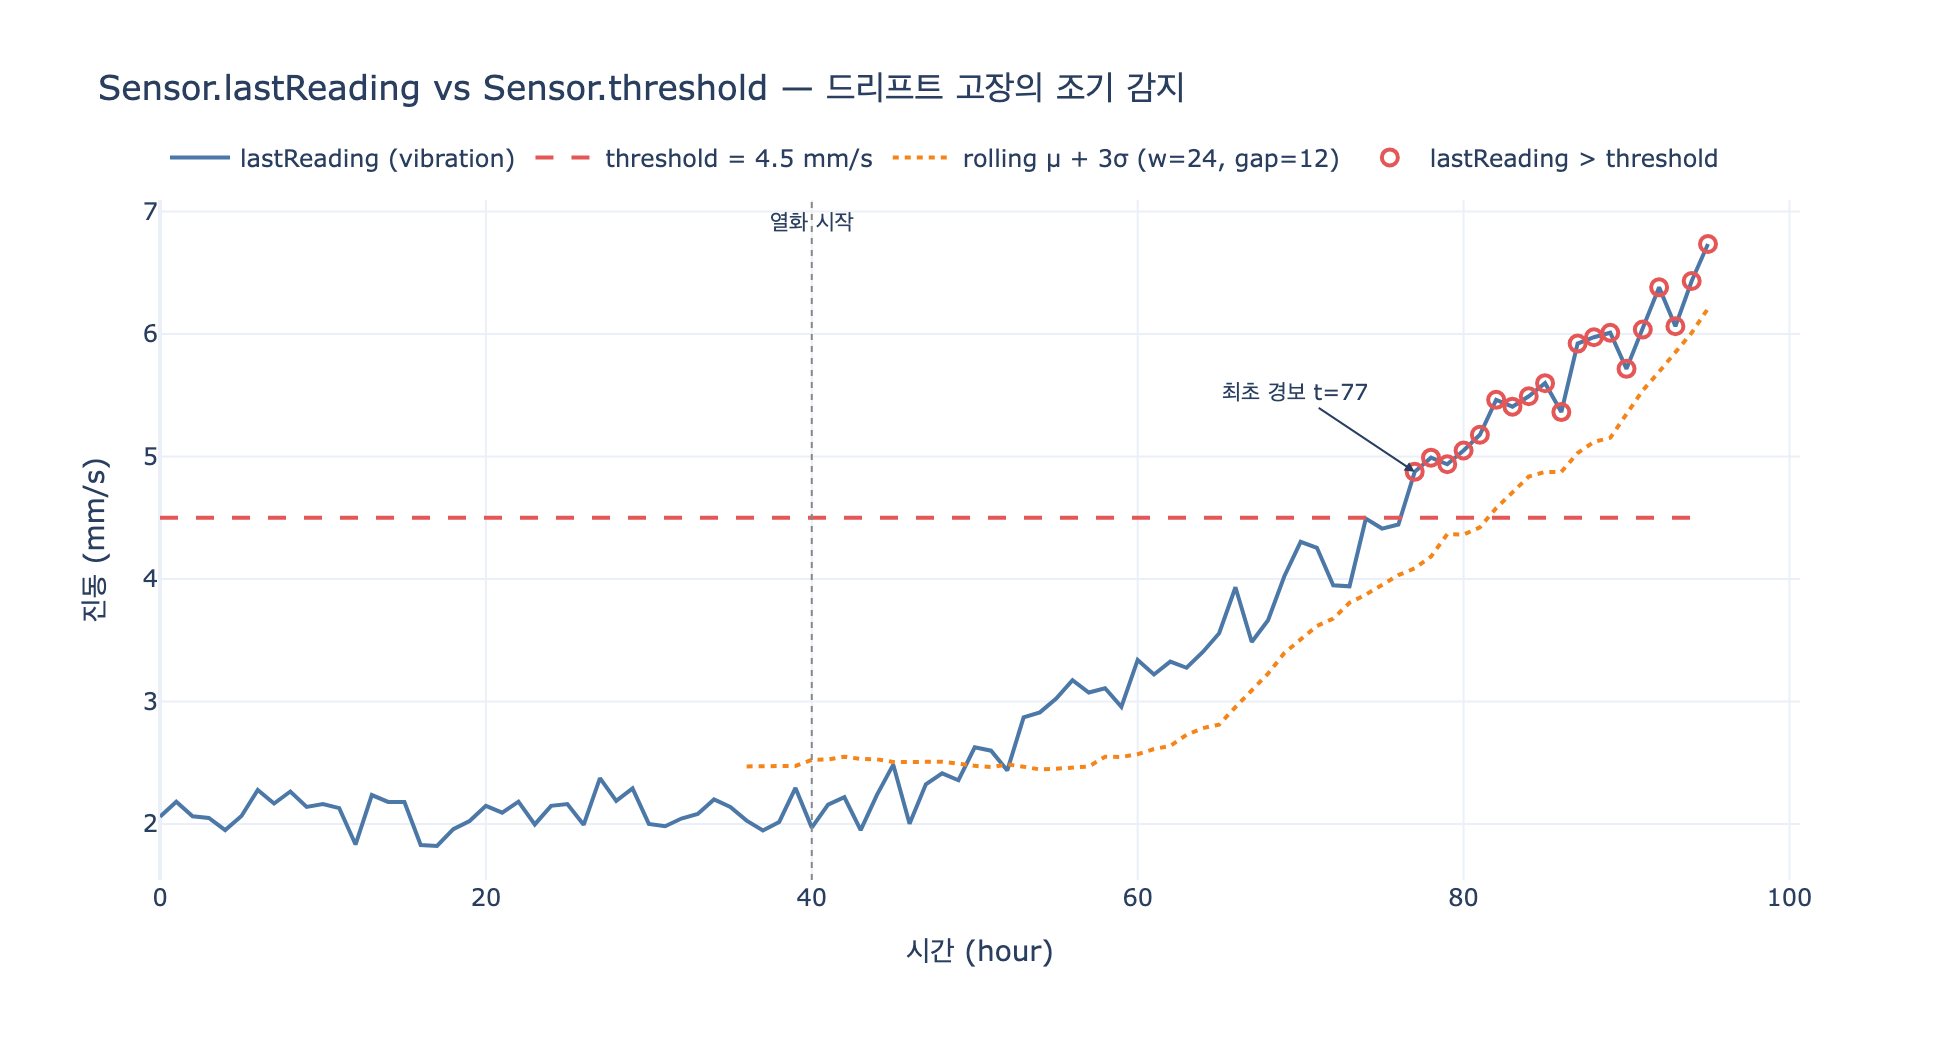

This chart was generated by the following Python code:
# 필요 패키지: plotly, kaleido (pip install plotly kaleido)
# 표준 라이브러리(random, statistics, dataclasses)만으로도 대부분의 셀은 동작한다.

# %% [markdown]
# # Sensor: `lastReading` + `threshold`
#
# **질문** — Sensor에 `lastReading`과 `threshold`를 함께 두는 이유는?
#
# **답** — 현재 판독값을 알려진 안전 경계와 비교해 이상을 자동 감지하기 위해서다.
# 이 패턴은 설비 고장 전에 운영자에게 경고하는 **예지 보전(predictive maintenance)** 의 기본이다.
#
# 이 노트북에서 단계적으로 확인할 것:
#
# 1. Sensor 엔티티를 정의하고 `lastReading`/`threshold`를 1급 속성으로 둔다
# 2. 서서히 고장으로 드리프트하는 진동 센서 시계열을 시뮬레이션한다
# 3. `lastReading > threshold` 비교만으로 이상 시점을 잡아낸다
# 4. 임계값이 센서 밖에 있으면 무슨 일이 벌어지는지 대조한다
# 5. 고정 임계값 vs 이동 통계 임계값 $\mu + k\sigma$ 를 비교한다
# 6. 전체 온톨로지 경로(Sensor → Machine → Part ← QualityCheck) 질의로 확장한다

# %%
import math
import random
from dataclasses import dataclass, field
from statistics import mean, pstdev


def _show(fig):
    try:
        from IPython import get_ipython

        if get_ipython() is not None:  # VSCode 셀/Jupyter에서만 렌더링
            fig.show()
    except ImportError:
        pass


random.seed(7)
print("setup done")
# 출력: setup done

# %% [markdown]
# ## 1. Sensor 엔티티
#
# manufacturing-path 1단계(Factory Floor)의 정의를 그대로 코드로 옮긴다.
#
# | Property | Type | Identifier? |
# |---|---|---|
# | `sensorId` | string | ✓ |
# | `type` | string | |
# | `unit` | string | |
# | `lastReading` | float | |
# | `threshold` | float | |
#
# 핵심은 **관측치(`lastReading`)와 정책값(`threshold`)이 같은 노드에 산다**는 것이다.

# %%
@dataclass
class Machine:
    machineId: str
    name: str
    type: str
    status: str = "running"


@dataclass
class Sensor:
    sensorId: str
    type: str
    unit: str
    lastReading: float
    threshold: float
    monitors: str = ""  # → Machine.machineId (many-to-one)

    @property
    def is_anomalous(self) -> bool:
        # 이상 감지 전체 로직이 '속성 비교 한 줄'로 끝난다
        return self.lastReading > self.threshold


machines = {
    "M-01": Machine("M-01", "CNC-01", "cnc"),
    "M-02": Machine("M-02", "PRESS-02", "press"),
}

sensors = [
    Sensor("SEN-001", "temperature", "°C", 71.4, 85.0, "M-01"),
    Sensor("SEN-002", "vibration", "mm/s", 5.2, 4.5, "M-01"),
    Sensor("SEN-003", "pressure", "bar", 9.8, 12.0, "M-02"),
]

for s in sensors:
    flag = "ALERT" if s.is_anomalous else "ok"
    print(f"{s.sensorId} {s.type:<12} {s.lastReading:>6.1f}{s.unit:<5} / thr {s.threshold:>5.1f}  -> {flag}")
# 출력: SEN-001 temperature    71.4°C    / thr  85.0  -> ok
# 출력: SEN-002 vibration       5.2mm/s  / thr   4.5  -> ALERT
# 출력: SEN-003 pressure        9.8bar   / thr  12.0  -> ok

# %% [markdown]
# 여기서 이미 요점이 드러난다.
#
# - `71.4`, `5.2`, `9.8` 이라는 숫자만 봐서는 정상/이상을 **판단할 수 없다**.
#   단위도 다르고, 물리량도 다르고, 안전 범위도 다르다.
# - `threshold`가 센서마다 다르기 때문에 전역 상수로 뺄 수 없다.
#   → 임계값은 **센서 인스턴스의 속성**이어야 한다.

# %% [markdown]
# ## 2. 고장으로 드리프트하는 진동 센서 시뮬레이션
#
# 실제 설비 고장은 갑자기 오지 않는다. 베어링 마모처럼 **서서히 값이 올라간다**.
#
# 시간 $t$(시간 단위)에서의 진동값을 이렇게 모델링한다.
#
# $$ r(t) = b + d \cdot \max(0,\, t - t_0)^{1.35} + \varepsilon_t, \qquad \varepsilon_t \sim \mathcal{N}(0, \sigma^2) $$
#
# - $b$ : 기준선(baseline) 진동
# - $t_0$ : 열화가 시작되는 시점
# - $d$ : 드리프트 계수
# - $\varepsilon_t$ : 센서 노이즈

# %%
BASELINE = 2.10  # mm/s
DRIFT_START = 40  # hour
DRIFT_COEF = 0.020
NOISE_SD = 0.16
N_HOURS = 96
THRESHOLD = 4.50  # mm/s — SEN-002의 threshold


def simulate(n=N_HOURS):
    out = []
    for t in range(n):
        deg = DRIFT_COEF * max(0, t - DRIFT_START) ** 1.35
        out.append(round(BASELINE + deg + random.gauss(0, NOISE_SD), 3))
    return out


readings = simulate()
print("t=0..5   ", readings[:6])
print("t=45..50 ", readings[45:51])
print("t=90..95 ", readings[90:96])
print("min/max  ", min(readings), max(readings))
# 출력: t=0..5    [2.059, 2.182, 2.064, 2.05, 1.951, 2.066]
# 출력: t=45..50  [2.485, 2.002, 2.325, 2.414, 2.358, 2.627]
# 출력: t=90..95  [5.716, 6.037, 6.381, 6.064, 6.433, 6.735]
# 출력: min/max   1.821 6.735

# %% [markdown]
# ## 3. `lastReading > threshold` — 이상 감지
#
# 스트리밍 파이프라인이 매 시각 `Sensor.lastReading`을 갱신한다고 하자.
# 감지 로직은 **오직 이 한 줄**이다.
#
# ```python
# sensor.lastReading > sensor.threshold
# ```

# %%
sen002 = sensors[1]  # vibration sensor on CNC-01

breaches = []
for t, r in enumerate(readings):
    sen002.lastReading = r  # 텔레메트리 인입 → 노드 속성 갱신
    if sen002.is_anomalous:  # ← 이상 감지의 전부
        breaches.append(t)

print("threshold        :", sen002.threshold)
print("총 초과 시각 수  :", len(breaches))
print("최초 초과 시각 t :", breaches[0])
print("최초 10개        :", breaches[:10])
# 출력: threshold        : 4.5
# 출력: 총 초과 시각 수  : 19
# 출력: 최초 초과 시각 t : 77
# 출력: 최초 10개        : [77, 78, 79, 80, 81, 82, 83, 84, 85, 86]

# %% [markdown]
# 최초 초과 시각이 $t=77$, 시뮬레이션 종료가 $t=95$.
# 즉 **완전 고장까지 약 19시간의 정비 창(maintenance window)** 을 확보했다.
# 이것이 예지 보전이 만들어내는 실질 가치다.

# %%
lead_time = (N_HOURS - 1) - breaches[0]
print(f"경보 → 시뮬레이션 종료까지 리드타임: {lead_time} 시간")
print(f"경보 시점 판독값: {readings[breaches[0]]} mm/s (threshold {THRESHOLD})")
# 출력: 경보 → 시뮬레이션 종료까지 리드타임: 18 시간
# 출력: 경보 시점 판독값: 4.875 mm/s (threshold 4.5)

# %% [markdown]
# ## 4. 대조군 — `threshold`가 Sensor 밖에 있다면?
#
# 임계값을 외부 설정에 두면, 이상 감지는 더 이상 그래프 안에서 끝나지 않는다.
# 조회할 때마다 **외부 조회 → 매핑 → 비교** 3단계를 거쳐야 한다.

# %%
# (A) 나쁜 설계: 임계값이 별도 룰 스토어에 있음
EXTERNAL_RULES = {
    ("cnc", "vibration"): 4.5,
    ("press", "pressure"): 12.0,
    # ("cnc", "temperature") 누락 → 조회 실패 = 감지 구멍
}


def detect_external(sensor: Sensor) -> str:
    machine = machines[sensor.monitors]  # 1) 기계 조인
    thr = EXTERNAL_RULES.get((machine.type, sensor.type))  # 2) 외부 룰 조회
    if thr is None:
        return "UNKNOWN (룰 없음)"  # 3) 실패 경로가 생김
    return "ALERT" if sensor.lastReading > thr else "ok"


# (B) 좋은 설계: 임계값이 센서 속성
def detect_inline(sensor: Sensor) -> str:
    return "ALERT" if sensor.lastReading > sensor.threshold else "ok"


probe = [
    Sensor("SEN-001", "temperature", "°C", 91.0, 85.0, "M-01"),
    Sensor("SEN-002", "vibration", "mm/s", 5.2, 4.5, "M-01"),
    Sensor("SEN-003", "pressure", "bar", 9.8, 12.0, "M-02"),
]
for s in probe:
    print(f"{s.sensorId} 외부룰={detect_external(s):<15} 속성비교={detect_inline(s)}")
# 출력: SEN-001 외부룰=UNKNOWN (룰 없음)  속성비교=ALERT
# 출력: SEN-002 외부룰=ALERT           속성비교=ALERT
# 출력: SEN-003 외부룰=ok              속성비교=ok

# %% [markdown]
# SEN-001은 실제로 임계값을 넘었는데(91.0 > 85.0) 외부 룰 방식에서는 **감지되지 않는다**.
# 룰 스토어와 센서 목록이 서로 다른 시스템이라 동기화가 깨졌기 때문이다.
#
# > 온톨로지 원칙: **판단에 필요한 값은 판단이 일어나는 노드에 둔다.**
# > 그래야 새 센서를 추가하는 순간부터 감지가 자동으로 따라온다.

# %% [markdown]
# ## 5. 고정 임계값 vs 이동 통계 임계값
#
# 고정 임계값은 단순하지만 개체차·환경 변화를 반영하지 못한다.
# 대안은 과거 $w$ 구간의 이동 통계로 임계값을 만드는 것이다.
#
# $$ \text{threshold}_t = \mu_{[t-g-w,\; t-g)} + k\,\sigma_{[t-g-w,\; t-g)} $$
#
# 여기서 $g$ 는 **지연(gap)** 이다. $g=0$ 이면 창 안에 드리프트가 그대로 들어와
# 임계값이 판독값을 따라 올라가버린다(자기추종, self-chasing). 아래에서 직접 확인한다.
#
# 중요한 점: **쿼리 형태는 바뀌지 않는다.** 계산 결과를 다시 `Sensor.threshold`에 써 넣으면
# 소비자 쪽 로직은 여전히 `lastReading > threshold` 한 줄이다.

# %%
WINDOW = 24
K = 3.0
GAP = 12


def rolling_threshold(vals, w=WINDOW, k=K, gap=0):
    out = []
    for t in range(len(vals)):
        start, end = t - gap - w, t - gap
        if start < 0:
            out.append(None)  # 워밍업 구간
            continue
        win = vals[start:end]
        out.append(mean(win) + k * pstdev(win))
    return out


chasing = rolling_threshold(readings, gap=0)  # 나쁜 설정: 창이 드리프트를 흡수
roll_thr = rolling_threshold(readings, gap=GAP)  # 좋은 설정: 12시간 지연 창

fixed_hits = [t for t, r in enumerate(readings) if r > THRESHOLD]
chase_hits = [t for t, r in enumerate(readings) if chasing[t] is not None and r > chasing[t]]
roll_hits = [t for t, r in enumerate(readings) if roll_thr[t] is not None and r > roll_thr[t]]

print("고정 임계값  최초 경보 t :", fixed_hits[0], f"(총 {len(fixed_hits)}회)")
print("자기추종(g=0) 최초 경보 t :", chase_hits[0], f"(총 {len(chase_hits)}회)")
print("지연창(g=12) 최초 경보 t :", roll_hits[0], f"(총 {len(roll_hits)}회)")
print(f"t=60  고정 {THRESHOLD} / g=0 {chasing[60]:.3f} / g=12 {roll_thr[60]:.3f}")
print(f"t=90  고정 {THRESHOLD} / g=0 {chasing[90]:.3f} / g=12 {roll_thr[90]:.3f}")
# 출력: 고정 임계값  최초 경보 t : 77 (총 19회)
# 출력: 자기추종(g=0) 최초 경보 t : 45 (총 2회)
# 출력: 지연창(g=12) 최초 경보 t : 50 (총 45회)
# 출력: t=60  고정 4.5 / g=0 3.677 / g=12 2.570
# 출력: t=90  고정 4.5 / g=0 7.037 / g=12 5.349

# %% [markdown]
# 세 가지가 확연히 갈린다.
#
# | 방식 | 최초 경보 | 경보 지속 | 문제점 |
# |---|---|---|---|
# | 고정 `threshold = 4.5` | $t=77$ | 19회 | 늦다. 하지만 안전 한계로서 명확 |
# | 이동 통계, $g=0$ | $t=45$ | **2회** | 임계값이 드리프트를 따라 올라가 경보가 꺼진다 |
# | 이동 통계, $g=12$ | $t=50$ | 45회 | 27시간 조기 경보 + 지속 유지 |
#
# $g=0$ 이 $t=90$에 7.037까지 치솟는 것이 자기추종의 증거다 —
# 기계가 확실히 고장으로 가고 있는데 "최근 24시간 기준으로는 정상"이 되어버린다.
#
# → 실무에서는 **고정 상한(안전 한계) + 지연 이동 통계(조기 경보)** 를 함께 쓴다.
# 온톨로지 관점에서는 둘 다 결국 Sensor 노드의 속성 비교로 표현된다.

# %% [markdown]
# ### 오탐 억제: 연속 N회 초과(디바운스)

# %%
def debounce(vals, thr, n=3):
    streak = 0
    for t, r in enumerate(vals):
        streak = streak + 1 if r > thr else 0
        if streak >= n:
            return t
    return None


for n in (1, 2, 3, 5):
    print(f"연속 {n}회 초과 요구 -> 최초 확정 경보 t = {debounce(readings, THRESHOLD, n)}")
# 출력: 연속 1회 초과 요구 -> 최초 확정 경보 t = 77
# 출력: 연속 2회 초과 요구 -> 최초 확정 경보 t = 78
# 출력: 연속 3회 초과 요구 -> 최초 확정 경보 t = 79
# 출력: 연속 5회 초과 요구 -> 최초 확정 경보 t = 81

# %% [markdown]
# ## 6. 온톨로지 전체 경로로 확장
#
# `lastReading > threshold`가 **인라인 술어**이기 때문에,
# 다른 도메인 조건과 한 번의 그래프 순회에서 합칠 수 있다.
#
# ```gql
# MATCH (s:Sensor)-[:monitors]->(m:Machine)-[:has_part]->(p:Part)<-[:inspects]-(qc:QualityCheck)
# WHERE s.lastReading > s.threshold AND qc.passed = false
# RETURN m.name, s.type, s.lastReading, p.name, qc.defectCode
# ```

# %%
@dataclass
class Part:
    partId: str
    name: str
    produced_by: str  # → Machine.machineId


@dataclass
class QualityCheck:
    checkId: str
    inspects: str  # → Part.partId
    passed: bool
    defectCode: str = ""


parts = [
    Part("P-100", "Bracket-A", "M-01"),
    Part("P-101", "Bracket-B", "M-01"),
    Part("P-200", "Housing-C", "M-02"),
]
checks = [
    QualityCheck("QC-1", "P-100", False, "DIM-OUT"),
    QualityCheck("QC-2", "P-101", True),
    QualityCheck("QC-3", "P-200", False, "SURF-01"),
]

live = [
    Sensor("SEN-001", "temperature", "°C", 71.4, 85.0, "M-01"),
    Sensor("SEN-002", "vibration", "mm/s", readings[-1], 4.5, "M-01"),
    Sensor("SEN-003", "pressure", "bar", 9.8, 12.0, "M-02"),
]

rows = []
for s in live:
    if not s.is_anomalous:  # ← WHERE s.lastReading > s.threshold
        continue
    for p in parts:
        if p.produced_by != s.monitors:
            continue
        for qc in checks:
            if qc.inspects == p.partId and not qc.passed:  # ← AND qc.passed = false
                rows.append((machines[s.monitors].name, s.type, s.lastReading, p.name, qc.defectCode))

for r in rows:
    print(r)
# 출력: ('CNC-01', 'vibration', 6.735, 'Bracket-A', 'DIM-OUT')

# %% [markdown]
# "센서 이상이 있던 기계가 만든 부품 중 품질 검사에 실패한 것"이 정확히 한 건 나온다.
# 만약 `threshold`가 Sensor 밖에 있었다면 이 순회 중간에 외부 시스템 호출이 끼어들어야 했다.

# %% [markdown]
# ## 7. 시각화

# %%
try:
    import plotly.graph_objects as go

    hours = list(range(N_HOURS))
    breach_x = [t for t in hours if readings[t] > THRESHOLD]
    breach_y = [readings[t] for t in breach_x]
    roll_x = [t for t in hours if roll_thr[t] is not None]
    roll_y = [roll_thr[t] for t in roll_x]

    fig = go.Figure()
    fig.add_trace(
        go.Scatter(
            x=hours, y=readings, mode="lines", name="lastReading (vibration)",
            line=dict(color="#4C78A8", width=2),
        )
    )
    fig.add_trace(
        go.Scatter(
            x=hours, y=[THRESHOLD] * N_HOURS, mode="lines", name=f"threshold = {THRESHOLD} mm/s",
            line=dict(color="#E45756", width=2, dash="dash"),
        )
    )
    fig.add_trace(
        go.Scatter(
            x=roll_x, y=roll_y, mode="lines", name="rolling μ + 3σ (w=24, gap=12)",
            line=dict(color="#F58518", width=2, dash="dot"),
        )
    )
    fig.add_trace(
        go.Scatter(
            x=breach_x, y=breach_y, mode="markers", name="lastReading > threshold",
            marker=dict(color="#E45756", size=8, symbol="circle-open", line=dict(width=2)),
        )
    )
    fig.add_vline(x=DRIFT_START, line=dict(color="#888", width=1, dash="dot"))
    fig.add_annotation(x=DRIFT_START, y=max(readings), text="열화 시작", showarrow=False, yshift=12, font=dict(size=11))
    fig.add_annotation(
        x=breach_x[0], y=breach_y[0], text=f"최초 경보 t={breach_x[0]}", showarrow=True,
        arrowhead=2, ax=-60, ay=-40, font=dict(size=11),
    )
    fig.update_layout(
        title="Sensor.lastReading vs Sensor.threshold — 드리프트 고장의 조기 감지",
        xaxis_title="시간 (hour)",
        yaxis_title="진동 (mm/s)",
        template="plotly_white",
        width=980,
        height=520,
        legend=dict(orientation="h", yanchor="bottom", y=1.02, x=0),
    )
    _show(fig)

    import os

    out_png = os.path.join(os.path.dirname(os.path.abspath(__file__)), "expy.png")
    fig.write_image(out_png, scale=2)
    print("saved:", out_png)
except ImportError as e:
    print("plotly/kaleido 미설치 — 시각화 건너뜀:", e)
# 출력: saved: .../expy.png

# %% [markdown]
# ## 정리
#
# | 관점 | `lastReading`만 있을 때 | `lastReading` + `threshold` |
# |---|---|---|
# | 이상 판단 | 불가 (기준 없음) | `lastReading > threshold` 한 줄 |
# | 센서별 차이 | 외부 룰 필요 | 노드 속성으로 자연 표현 |
# | 신규 센서 | 룰 등록 누락 시 감지 구멍 | 등록 즉시 감지 대상 |
# | 복합 질의 | 순회 중 외부 호출 | 인라인 술어로 결합 |
# | 정비 전략 | 사후 보전 | **예지 보전** |
#
# 두 속성을 한 노드에 두는 순간, 이상 감지는 별도 시스템이 아니라
# **그래프 속성 비교**가 되고 — 그것이 예지 보전의 출발점이다.
